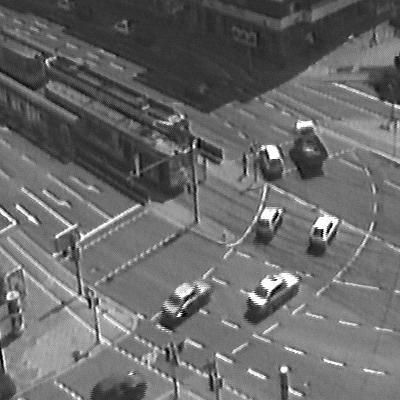
%> input picture SourceCodes/sequences/MotionHamburg/Motiondt_0011.jpg, 400 x 400 px
$ octave Exercise2.m   (GNU Octave 9; MATLAB toolbox functions it lacks are replaced by stand-ins)
%> lines starting %> are read from the running program, lines starting %| are printed output that depends on the picture
%> further down, MotionHamburg1 is the input picture: size 400x400 uint8; min 0, max 255, mean 105.3
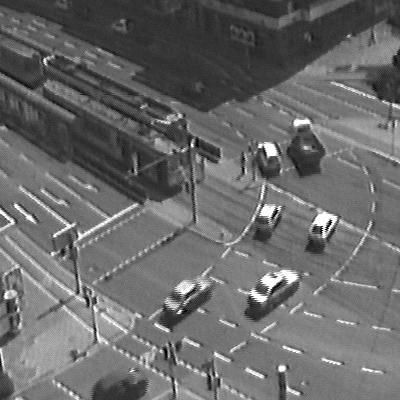
%> input picture SourceCodes/sequences/MotionHamburg/Motiondt_0012.jpg, 400 x 400 px
%> further down, MotionHamburg2 is the input picture: size 400x400 uint8; min 0, max 255, mean 105.7
### SourceCodes/affineMotion.m
function [ theta,xm,ym ] = affineMotion( a,b )
% This code was done by Meldrick Reimmer
% Guided by Prof. Yannick Benezeth


if size(size(a),2)==3
    a=rgb2gray(a);
end
if size(size(b),2)==3
    b=rgb2gray(b);
end

a=double(a);
b=double(b);

a = imgaussfilt(a,2);    % Applying Gaussian Filter to First Image
b = imgaussfilt(b,2);    % Applying Gaussian Filter to Second Image

Ix_1 = [-1 1 ; -1 1];    % X Derivative Mask for First Image
Iy_1 = [-1 -1; 1 1];     % Y Derivative Mask for First Image
Ix_2 = [-1 1 ; -1 1];    % X Derivative Mask for Second Image
Iy_2 = [-1 -1; 1 1];     % Y Derivative Mask for Second Image
It_1 = [-1 -1; -1 -1];   % T Derivative Mask for First Image
It_2 = [1 1; 1 1];       % T Derivative Mask for Second Image

% Computing Final Ix by convoluting it with both the images
Ix = ((conv2(a,Ix_1,'same')+conv2(b,Ix_2,'same'))./2);

% Computing Final Iy by convoluting it with both the images
Iy = ((conv2(a,Iy_1,'same')+conv2(b,Iy_2,'same'))./2);

% Computing Final It by convoluting it with both the images
It = (conv2(a,It_1,'same') + conv2(b,It_2,'same'));
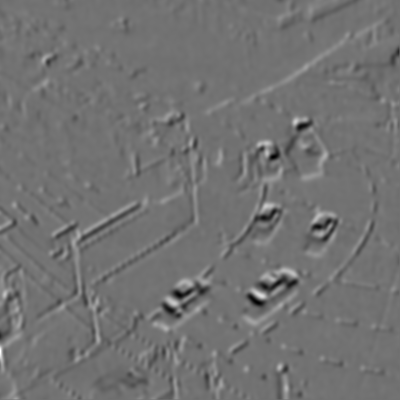
%> It: size 400x400 double; min -371.3, max 458.5, mean 1.4; drawn with min black and max white


 % Getting all values of It
[xm, ym] = meshgrid(1:size(It,2), 1:size(It,1));

% Computing M, Which is;
M = [Ix(:).*xm(:) Ix(:).*ym(:) Ix(:) Iy(:).*xm(:) Iy(:).*ym(:) Iy(:)];

P = -It(:);              % Vectorising It and substituting the value into P

theta = inv(M'*M)*M'*P;  % Computing all the 6 Parameters of theta
%> theta = [-0.0128; -0.0025; 5.87; 0.000422; -0.01; 4.26]

end

### SourceCodes/plotOF_arrows.m
function plotOF_arrows(u, v)

% Resize u and v so we can actually see something in the quiver plot
s = 50/size(u,2);
u_ = s*imresize(u,s,'bilinear');
v_ = s*imresize(v,s,'bilinear');
figure; quiver(u_(end:-1:1,:),-v_(end:-1:1,:),2);
axis('tight');

### SourceCodes/StabilizedImg.m
function [ NewImage ] = StabilizedImg( u,v,a,b )
% This code was done by Meldrick Reimmer
% Guided by Prof. Yannick Benezeth

% Taking all values
[xm_new , ym_new] = meshgrid(1 : size(b,2) , 1 : size(b,1));
xm_new = xm_new + u;
ym_new = ym_new + v;
NewImage = zeros(size(b));
xm_new = floor(xm_new);
ym_new = floor(ym_new);

for i = 1 : size(b,1)
    for j = 1 : size(b,2)
        if xm_new(i,j) > 0 && ym_new(i,j) > 0 && xm_new(i,j) < size(b,2) && ym_new(i,j) < size(b,1)

            % New values assigned
            NewImage(i,j) = a( ym_new(i,j) , xm_new(i,j));

        end
    end
end

end

### SourceCodes/Exercise2.m
%% Meldrick Reimmer MsCV 1 (5/02/2018)
% Optical Flow Class
% Supervisor : Prof. Yannick Benezeth

close all;
clear all;
clc;

%% Parametric motion estimation and application to image stabilization.
%% Question 1 to 3

%Getting the images
MotionHamburg1 = imread('sequences/MotionHamburg/Motiondt_0011.jpg');
MotionHamburg2 = imread('sequences/MotionHamburg/Motiondt_0012.jpg');

[ theta,xm,ym ] = affineMotion(MotionHamburg1 ,MotionHamburg2 );
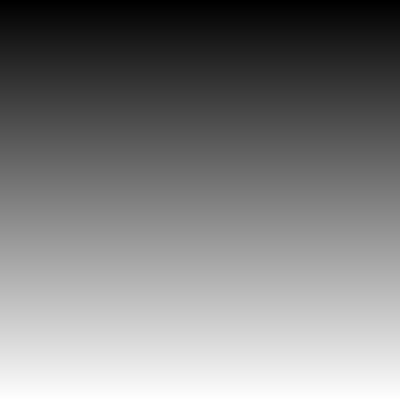
%> ym: size 400x400 double; min 1, max 400, mean 200.5; mean of the top-left, top-right, bottom-left and bottom-right quarters 100.5, 100.5, 300.5, 300.5; drawn with min black and max white
%> theta = [-0.0128; -0.0025; 5.87; 0.000422; -0.01; 4.26]
%Displaying the values of theta
disp('The values of Theta :');
disp(theta);
%|   -1.2750e-02
%|   -2.5028e-03
%|    5.8683e+00
%|    4.2206e-04
%|   -1.0045e-02
%|    4.2611e+00

%Getting the values of u and v
u = theta(1)*xm + theta(2)*ym + theta(3); % From u = ax + by + c
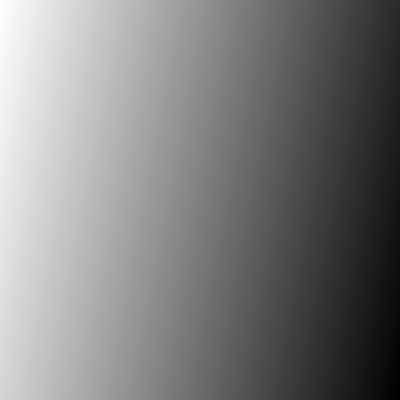
%> u: size 400x400 double; min -0.233, max 5.85, mean 2.81; drawn with min black and max white
v = theta(4)*xm + theta(5)*ym + theta(6); % From v = dx + ey + f
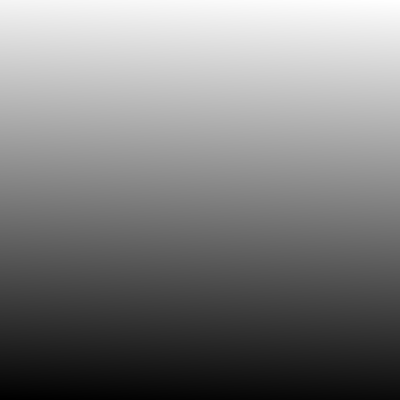
%> v: size 400x400 double; min 0.244, max 4.42, mean 2.33; drawn with min black and max white

u(isnan(u))=0;
v(isnan(v))=0;

% Plotting u and v
plotOF_arrows(u,v);
%plotOF_colors(u, v, 0);
title('Direction of Displacement');
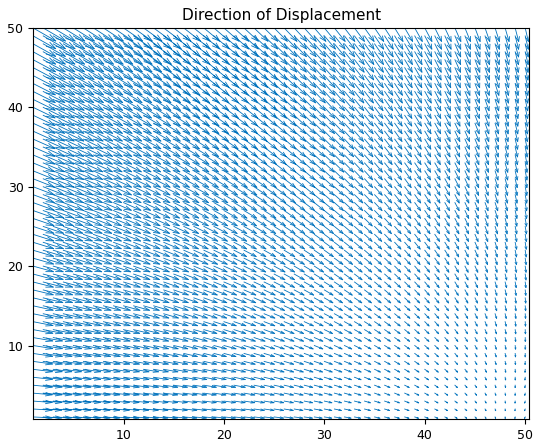
%> figure redrawn from the program's plot data; highest point at x = 1, y = 50; highest point at x = 2.68, y = 49.16

%% Question 3b
% Creating the stabilize Image with 2 images
[ NewImage ] = StabilizedImg( u,v,MotionHamburg1,MotionHamburg2 )
%> after the loop in StabilizedImg, `for i = 1 : size(b,1)`:
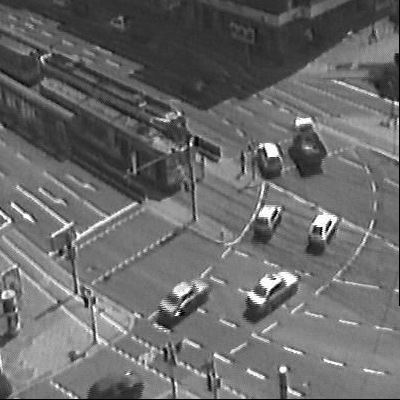
%> NewImage: size 400x400 double; min 0, max 255, mean 105.3; mean of the top-left, top-right, bottom-left and bottom-right quarters 76.6, 95.3, 127, 122.5

figure;
subplot(221);imshow(MotionHamburg1); title('Image 1');
subplot(222);imshow(MotionHamburg2); title('Image 2');
subplot(223);imshow(NewImage,[]); title('Stabilized image');

%% Creating stabilize image with the set of image

seq = 2; %Motion Taxi (seq = 1) & Motion Hamburg (seq = 2)

if (seq == 1)
    path = './sequences/MotionTaxi/';
    fileName = 'MotionTaxi';
elseif (seq == 2)
    path = './sequences/MotionHamburg/';
    fileName = 'Motiondt_00';
end

idx = 1;
images = [];
for i = 11:41
%> (the run ends here)
